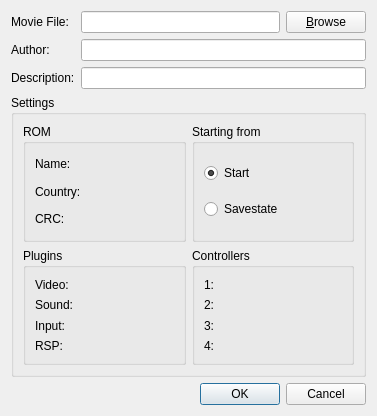
<ui version="4.0" >
 <class>recordingwidget</class>
 <widget class="QWidget" name="recordingwidget" >
  <property name="geometry" >
   <rect>
    <x>0</x>
    <y>0</y>
    <width>377</width>
    <height>416</height>
   </rect>
  </property>
  <property name="windowTitle" >
   <string>Record</string>
  </property>
  <layout class="QGridLayout" name="gridLayout_2" >
   <item row="0" column="0" >
    <layout class="QGridLayout" name="gridLayout" >
     <item row="0" column="1" >
      <widget class="QLineEdit" name="lineMovieFile" />
     </item>
     <item row="1" column="1" colspan="2" >
      <widget class="QLineEdit" name="lineAuthor" />
     </item>
     <item row="2" column="1" colspan="2" >
      <widget class="QLineEdit" name="lineDescription" />
     </item>
     <item row="3" column="0" colspan="3" >
      <widget class="QGroupBox" name="groupSettings" >
       <property name="title" >
        <string>Settings</string>
       </property>
       <layout class="QGridLayout" name="gridLayout_3" >
        <item row="0" column="0" >
         <widget class="QGroupBox" name="groupRom" >
          <property name="title" >
           <string>ROM</string>
          </property>
          <layout class="QGridLayout" name="gridLayout_4" >
           <item row="1" column="1" >
            <widget class="QLabel" name="labelCountry" >
             <property name="text" >
              <string>&lt;Country></string>
             </property>
            </widget>
           </item>
           <item row="0" column="0" >
            <widget class="QLabel" name="label_3" >
             <property name="text" >
              <string>Name:</string>
             </property>
            </widget>
           </item>
           <item row="0" column="1" >
            <widget class="QLabel" name="labelName" >
             <property name="text" >
              <string>&lt;Name></string>
             </property>
            </widget>
           </item>
           <item row="1" column="0" >
            <widget class="QLabel" name="label" >
             <property name="text" >
              <string>Country:</string>
             </property>
            </widget>
           </item>
           <item row="2" column="0" >
            <widget class="QLabel" name="label_2" >
             <property name="text" >
              <string>CRC:</string>
             </property>
            </widget>
           </item>
           <item row="2" column="1" >
            <widget class="QLabel" name="labelCRC" >
             <property name="text" >
              <string>&lt;CRC1 - CRC2></string>
             </property>
            </widget>
           </item>
          </layout>
         </widget>
        </item>
        <item row="0" column="1" >
         <widget class="QGroupBox" name="groupStartinFrom" >
          <property name="title" >
           <string>Starting from</string>
          </property>
          <layout class="QVBoxLayout" name="verticalLayout" >
           <item>
            <widget class="QRadioButton" name="radioFromStart" >
             <property name="text" >
              <string>Start</string>
             </property>
             <property name="checked" >
              <bool>true</bool>
             </property>
            </widget>
           </item>
           <item>
            <widget class="QRadioButton" name="radioFromSavestate" >
             <property name="text" >
              <string>Savestate</string>
             </property>
            </widget>
           </item>
          </layout>
         </widget>
        </item>
        <item row="1" column="0" >
         <widget class="QGroupBox" name="groupPlugins" >
          <property name="title" >
           <string>Plugins</string>
          </property>
          <layout class="QGridLayout" name="gridLayout_5" >
           <item row="2" column="0" >
            <widget class="QLabel" name="label_4" >
             <property name="text" >
              <string>Video:</string>
             </property>
            </widget>
           </item>
           <item row="2" column="1" >
            <widget class="QLabel" name="labelVideo" >
             <property name="text" >
              <string>&lt;Video></string>
             </property>
            </widget>
           </item>
           <item row="3" column="0" >
            <widget class="QLabel" name="label_5" >
             <property name="text" >
              <string>Sound:</string>
             </property>
            </widget>
           </item>
           <item row="3" column="1" >
            <widget class="QLabel" name="labelSound" >
             <property name="text" >
              <string>&lt;Sound></string>
             </property>
            </widget>
           </item>
           <item row="4" column="0" >
            <widget class="QLabel" name="label_8" >
             <property name="text" >
              <string>Input:</string>
             </property>
            </widget>
           </item>
           <item row="4" column="1" >
            <widget class="QLabel" name="labelInput" >
             <property name="text" >
              <string>&lt;Input></string>
             </property>
            </widget>
           </item>
           <item row="5" column="0" >
            <widget class="QLabel" name="label_10" >
             <property name="text" >
              <string>RSP:</string>
             </property>
            </widget>
           </item>
           <item row="5" column="1" >
            <widget class="QLabel" name="labelRsp" >
             <property name="text" >
              <string>&lt;RSP></string>
             </property>
            </widget>
           </item>
          </layout>
         </widget>
        </item>
        <item row="1" column="1" >
         <widget class="QGroupBox" name="groupControllers" >
          <property name="title" >
           <string>Controllers</string>
          </property>
          <layout class="QGridLayout" name="gridLayout_6" >
           <item row="0" column="0" >
            <widget class="QLabel" name="label_6" >
             <property name="text" >
              <string>1:</string>
             </property>
            </widget>
           </item>
           <item row="0" column="1" >
            <widget class="QLabel" name="labelController1" >
             <property name="text" >
              <string>&lt;Status></string>
             </property>
            </widget>
           </item>
           <item row="1" column="0" >
            <widget class="QLabel" name="label_9" >
             <property name="text" >
              <string>2:</string>
             </property>
            </widget>
           </item>
           <item row="1" column="1" >
            <widget class="QLabel" name="labelController2" >
             <property name="text" >
              <string>&lt;Status></string>
             </property>
            </widget>
           </item>
           <item row="2" column="0" >
            <widget class="QLabel" name="label_12" >
             <property name="text" >
              <string>3:</string>
             </property>
            </widget>
           </item>
           <item row="2" column="1" >
            <widget class="QLabel" name="labelController3" >
             <property name="text" >
              <string>&lt;Status></string>
             </property>
            </widget>
           </item>
           <item row="3" column="0" >
            <widget class="QLabel" name="label_14" >
             <property name="text" >
              <string>4:</string>
             </property>
            </widget>
           </item>
           <item row="3" column="1" >
            <widget class="QLabel" name="labelController4" >
             <property name="text" >
              <string>&lt;Status></string>
             </property>
            </widget>
           </item>
          </layout>
         </widget>
        </item>
       </layout>
       <zorder>groupRom</zorder>
       <zorder>groupStartinFrom</zorder>
       <zorder>groupPlugins</zorder>
       <zorder>groupControllers</zorder>
       <zorder>buttonBox</zorder>
      </widget>
     </item>
     <item row="0" column="0" >
      <widget class="QLabel" name="labelMovieFile" >
       <property name="text" >
        <string>Movie File:</string>
       </property>
      </widget>
     </item>
     <item row="1" column="0" >
      <widget class="QLabel" name="labelAuthor" >
       <property name="text" >
        <string>Author:</string>
       </property>
      </widget>
     </item>
     <item row="2" column="0" >
      <widget class="QLabel" name="labelDescription" >
       <property name="text" >
        <string>Description:</string>
       </property>
      </widget>
     </item>
     <item row="0" column="2" >
      <widget class="QPushButton" name="pushBrowse" >
       <property name="text" >
        <string>&amp;Browse</string>
       </property>
      </widget>
     </item>
    </layout>
   </item>
   <item row="1" column="0" >
    <widget class="QDialogButtonBox" name="buttonBox" >
     <property name="standardButtons" >
      <set>QDialogButtonBox::Cancel|QDialogButtonBox::Ok</set>
     </property>
    </widget>
   </item>
  </layout>
 </widget>
 <resources/>
 <connections/>
</ui>
